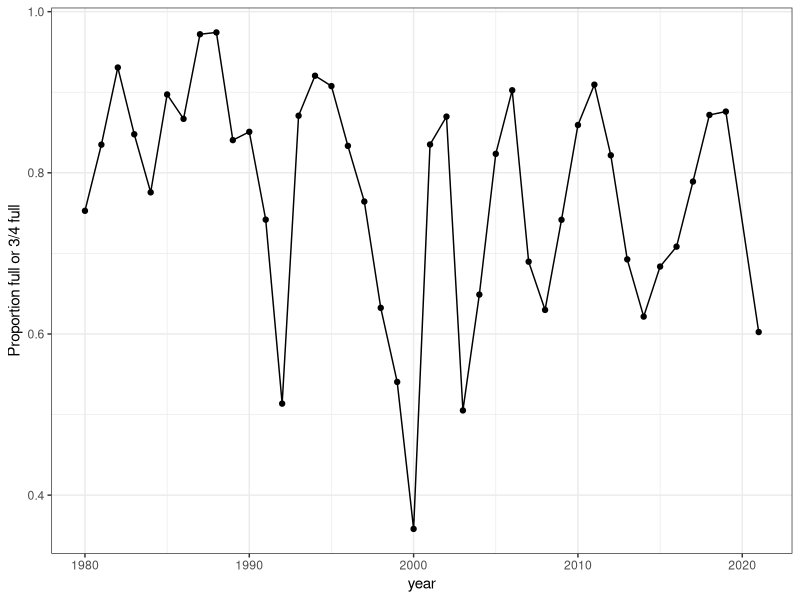
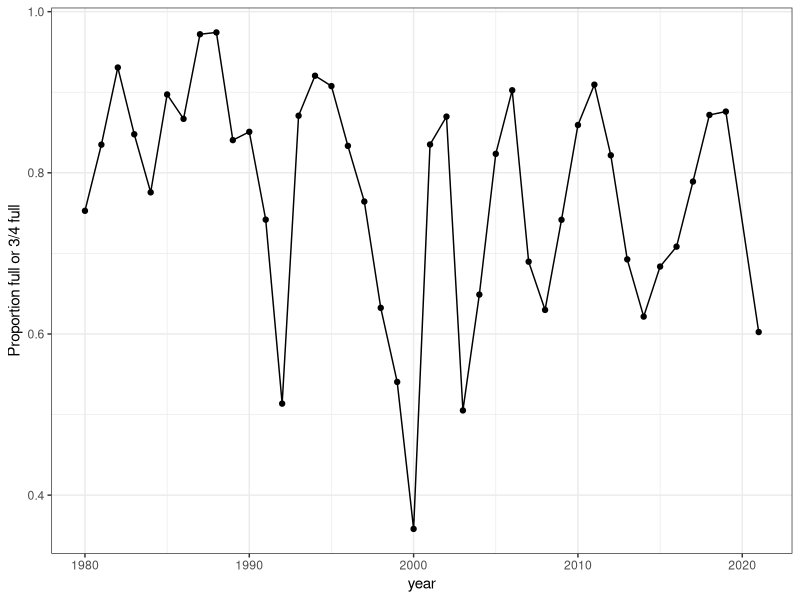

Reproduce these figures in R, in order.
# plot SC clutch condition time series

library(tidyverse)
cb <- c("#000000", "#E69F00", "#56B4E9", "#009E73", "#F0E442", "#0072B2", "#D55E00", "#CC79A7")

theme_set(theme_bw())

# load
dat <- read.csv("./data/SC_clutch_code_TS.csv")

# remove immature
dat <- dat %>%
  select(-SUM_POPFEMALE_CLUTCH0)

names(dat)[1] <- "year"

dat$total <- apply(dat[,2:7], 1, sum)
dat$full <- apply(dat[,6:7], 1, sum)

dat$prop <- dat$full / dat$total

ggplot(dat, aes(year, prop)) +
  geom_point() +
  geom_line() +
  ylab("Proportion full or 3/4 full")

ggsave("./figs/clutch_TS.png", width = 6, height = 4, units = 'in')
